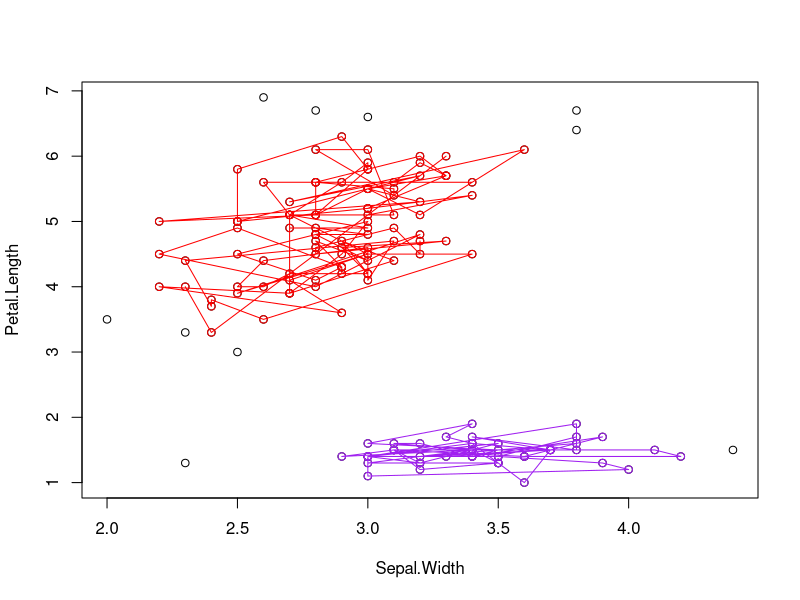

The R source for this figure:
#DBScan algorithm 

?iris
#relevant to single link algorithm, i will change it after :)
data<-iris[-5]
data<-data[-4]
data<-data[-1]

#choose Eps and minpts
#Eps = maximum distance beetwen two points if they are in the same cluster
#minpts = minimum digits of points which are shaped a cluster 
eps<-0.7
minpts<-10 #2.*length(iris)

#function DBscan
###############clusters_function<-function(data , eps , minpts){###############
  

  length<-as.numeric(lengths(data[1],use.names = TRUE)) #total length of the points
  
  visited<-array(FALSE, length) #every point which is not noise must been visited after the loop
  isNoise<-array(FALSE, length) #no need visit them
  cluster<-c() #create the basic array, contains all points which are include in a cluster , actually all points except noises, it is filled with positive integers which are refered to a data row
  k=1
  nofclusters <- 0
  distance <- as.matrix(dist(data)) #array[length,length]
   
  
  #put noises away
  for (i in 1:(length -1) ){  
    itspnts <-0
    for(j in 1 :length){
      if(i!=j){
        if (!is.null(distance[i,j]) & (distance[i,j]<eps)){
          itspnts=itspnts + 1
        }
      }
    }
    if (itspnts<minpts)
      isNoise[i]=TRUE  
  }
  
  #for every point
  for (i in 1:(length-1)){
    if (isNoise[i]==FALSE) #if it is noise, do not need to access it 
    {
      #firstly, finding neighbours of every point
      neighbours<-c(i)
      for(j in (i+1) :length){
        if (!is.null(distance[i,j]) & (distance[i,j]<eps) & isNoise[j]==FALSE)
          neighbours<-c(neighbours ,  j)
    }
        
    case<-FALSE 
    #if at least one point of the neighborhood is in array clusters[], it means that all points int the neighborhhod are in the cluster
    for (k in 1:length(neighbours)){
      if(visited[neighbours[k]]==TRUE){ #At least one point is in a neighborhood => all current neighborhood in this neighborhood except noises
        #must put them in correct neighborhood
        cluster<- c (cluster[1:neighbours[k]],neighbours, cluster[neighbours[k]: length(cluster)]) #so all neighbors are put in the correct cluster 
        case<-TRUE #we want it to delete points which exist already in the array cluster()
        break;
      }
    }
    #it means that it is a new neighborhood/cluster
    if (case==FALSE){ 
      cluster<-c(cluster, nofclusters ,neighbours) #i use a negative int variable: nofclusters, to know when we have a new cluster 
      nofclusters<-nofclusters-1
    }
    #must be unique elements
     else{
       cluster<-unique(cluster, incomparables = FALSE, MARGIN = 1, fromLast = FALSE)
       cluster <- cluster[!is.na(cluster)]
        }
      for (k in 1:length(neighbours)){
          visited[neighbours[k]]=TRUE
      }
 }# end of if(isNoise==FALSE) statement
  }#end of for(i in 1:(length-1)) loop
 ################ }#end of function####################
     
  



nofclusters<-abs(nofclusters) #real number of clusters
neighborhood<-matrix(nrow=lengths(data , use.names=TRUE), ncol=nofclusters) #create a matrix in which every row haw a cluster
i=1
number<-0
j<-0
for(i in 1:length(cluster)){
  if (cluster[i]>0){
    j<-j+1
    neighborhood[j,number] <- cluster[i]
  }
  else{
    number<-number+1
    j<-0
    
  }
}


 

#plot
plot(data)
points(data[neighborhood[,1],] , col="purple")
points(data[neighborhood[,2],], col="red")

#if its not clear the isVoice points
lines(data[neighborhood[,1],] , col="purple")
lines(data[neighborhood[,2],], col="red")
